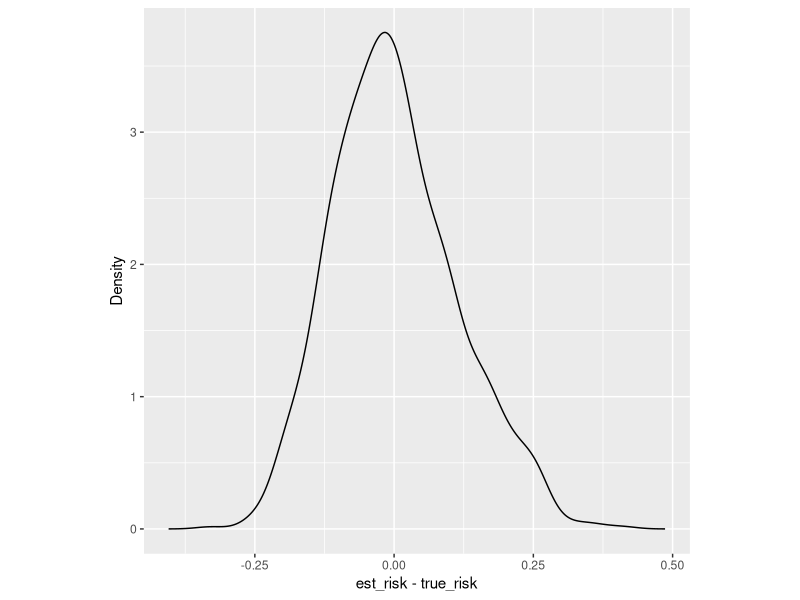
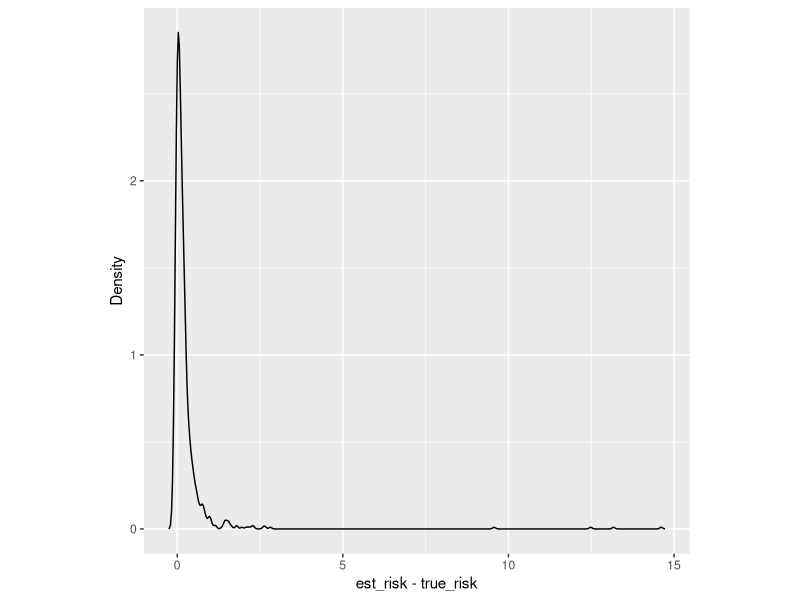

Write R code to recreate these figures, in order. (Note: a time limit stopped this script after it produced the figures.)
## ---- chunk 1
knitr::opts_chunk$set(echo = TRUE, warning = FALSE)
## ---- chunk 2
library(ggplot2)
library(patchwork)

toy_data <- function(n, seed = NULL) {
set.seed(seed)
x <- matrix(rnorm(8 * n), ncol = 8)
z <- 0.4 * x[,1] - 0.5 * x[,2] + 1.75 * x[,3] - 0.2 * x[,4] + x[,5]
y <- runif(n) > 1 / (1 + exp(-z))
return (data.frame(x = x, y = y))
}

log_loss <- function(y, p) {
    -(y * log(p) + (1 - y) * log(1 - p))
}

df_dgp <- toy_data(100000, 0)
## ---- chunk 3
data <- toy_data(50,0)

h <- glm(y ~ ., data = data, family = binomial(link=logit))
pred <- predict(h, df_dgp, type = "response")
true_risk <- mean(log_loss(df_dgp$y, pred))

means <- c()
std_errors <- c()

contains_true_risk <- c()

for ( x in 1:1000){
    data <- toy_data(50, x+1000)

    pred <- predict(h, data, type = "response")
    loss <- log_loss(data$y, pred)

    means <- c(means, mean(loss))
    
    m <- mean(loss)
    std_error <- sd(loss)/sqrt(50)
    std_errors <- c(std_errors, std_error)
    ci.lower <- m - 1.96 * std_error
    ci.upper <- m + 1.96 * std_error

    contains_true_risk <- c(contains_true_risk, (ci.lower <= true_risk) & (ci.upper >= true_risk))

}
{
mean_difference <- abs(round(mean( means - true_risk), 4))
mean_observed_risk <- mean(means)

differences <- means - true_risk
density <- density(differences)
df <- data.frame(x = density$x, y = density$y)

always_05_risk <- mean(log_loss(df_dgp$y, rep(0.5, nrow(df_dgp))))
median_standard_error <- median(std_errors)

print(paste0("True risk proxy: ", round(true_risk, 4)))
print(paste0("Mean difference: ", round(mean_difference, 4)))
print(paste0("0.5-0.5 baseline true risk: ", round(always_05_risk, 4)))
print(paste0("Median standard error: ", round(median_standard_error, 4)))
print(paste0("Percentage of 95CI that conatin true risk proxy: ", mean(contains_true_risk)*100))
ggplot(df, aes(x, y)) + 
    geom_line() +
    theme(aspect.ratio=1) +
    ylab("Density") +
    xlab("est_risk - true_risk")
}

## ---- chunk 4
diff_in_risk <- c()

for(i in 1:50){
    dataset1 <- toy_data(50, i)
    dataset2 <- toy_data(50, i+50)

    h1 <- glm(y ~ ., data = dataset1, family = binomial(link= logit))
    combined <- rbind(dataset1, dataset2)
    h2 <- glm(y ~ ., data = combined, family = binomial(link= logit))

    pred1 <- predict(h1, df_dgp, type = "response")
    pred2 <- predict(h2, df_dgp, type = "response")

    risk1 <- mean(log_loss(df_dgp$y, pred1))
    risk2 <- mean(log_loss(df_dgp$y, pred2))

    diff_in_risk <- c(diff_in_risk, risk1 - risk2)
}

summary(diff_in_risk)
## ---- chunk 5
data <- toy_data(100, 0)

h0 <- glm(y ~ ., data = data, family = binomial(link=logit))
true_risk <- mean(log_loss(df_dgp$y, predict(h0, df_dgp, type = "response")))

contains_true_risk <- c()
means <- c()
std_errors <- c()

for (i in 1:1000) {

    t <- sample(1:100, 50)

    training <- data[t, ]
    testing <- data[-t, ]

    h <- glm(y ~ ., data = training, family = binomial(link=logit))
    pred <- predict(h, testing, type = "response")
    loss <- log_loss(testing$y, pred)
    m <- mean(loss)
    means <- c(means, m)
    
    std_error <- sd(loss)/sqrt(50)
    std_errors <- c(std_errors, std_error)

    ci.lower <- m - 1.96 * std_error
    ci.upper <- m + 1.96 * std_error

    contains_true_risk <- c(contains_true_risk, (ci.lower <= true_risk) & (ci.upper >= true_risk))

}

density <- density(means - true_risk)
df <- data.frame(x = density$x, y = density$y)
{

print(paste0("True risk proxy: ", round(true_risk, 4)))
print(paste0("Mean difference: ", round(mean(means) - true_risk, 4)))
print(paste0("Median standard error: ", round(median(std_errors), 4)))
print(paste0("Percentage of 95CI that conatin true risk proxy: ", mean(contains_true_risk)*100))

ggplot(df, aes(x, y)) + 
    geom_line() +
    theme(aspect.ratio=1) +
    ylab("Density") +
    xlab("est_risk - true_risk")
}

## ---- chunk 6
crossvalidation <- function(data, n, nfolds) {
    fold_size <- floor(n/nfolds)
    
    s <- sample(1:n, n)
    losses <- c()

    for (i in 1:nfolds) {
        test <- data[s[((i-1)*fold_size + 1):(i*fold_size)], ]
        train <- data[s[-(((i-1)*fold_size + 1):(i*fold_size))], ]

        h <- glm(y ~ ., data = train, family = binomial(link=logit))
        pred <- predict(h, test, type = "response")
        loss <- log_loss(test$y, pred)
        losses <- c(losses, loss)
    } 

    return(losses[order(s)])
}


repeat500times <- function(n, nfolds, rep= FALSE){
    ctr <- c()
    means <- c()
    std_errors <- c()

    for (i in 1:500) {
        data <- toy_data(n, i)

        h0 <- glm(y ~ ., data = data, family = binomial(link=logit))
        true_risk <- mean(log_loss(df_dgp$y, predict(h0, df_dgp, type = "response")))

        if (rep){
            all_losses <- numeric(n)
            for (j in 1:20){
                losses <- crossvalidation(data, n, nfolds)
                all_losses <- all_losses + losses
             }
            losses <- all_losses/20
        }
        else {
            losses <- crossvalidation(data, n, nfolds)

        }

        mean_loss <- mean(losses)
        se <- sd(losses)/sqrt(n)

        ci_lower <- mean_loss - 1.96 * se
        ci_upper <- mean_loss + 1.96 * se

        ctr <- c(ctr, (ci_lower <= true_risk) & (ci_upper >= true_risk))
        means <- c(means, mean_loss - true_risk)
        std_errors <- c(std_errors, se)
    }
    return (list(ctr,means, std_errors))
}

## ---- chunk 7

name <- list("2-fold" = 2, "4-fold" = 4, "10-fold" = 10, "10-fold-20-rep"= 10, "loocv" = 100)
densities <- list()

for (cv in names(name)) {

    if (cv == "10-fold-20-rep"){
        l <- repeat500times(100, name[[cv]], rep = TRUE)
        } else {
        l <- repeat500times(100, name[[cv]])
    }
    ctr <- l[[1]]
    means <- l[[2]]
    std_errors <- l[[3]]

    print(paste0("Number of folds: ", cv))
    print(paste0("Mean difference: ", mean(round(means, 4))))
    print(paste0("Median standard error: ", median(round(std_errors, 4))))
    print(paste0("Percentage of 95CI that conatin true risk proxy: ", mean(ctr)*100))
    d <- density(means)
    densities[[cv]] <- d

}

plots <- list()
for (cv in names(densities)) {
    # plot(densities[[cv]], main = cv, asp=1)
    d <- densities[[cv]]
    df <- data.frame(x = d$x, y = d$y)
    plots[[cv]] <-ggplot(df, aes(x, y)) + 
                geom_line() +
                ggtitle(cv) + 
                theme(aspect.ratio=1) +
                ylab("Density") +
                xlab("est_risk - true_risk")
}   

plots[[1]] + plots[[2]] + plots[[3]] + plots[[4]] + plots[[5]]+ plot_layout(ncol = 3, nrow = 2) 
